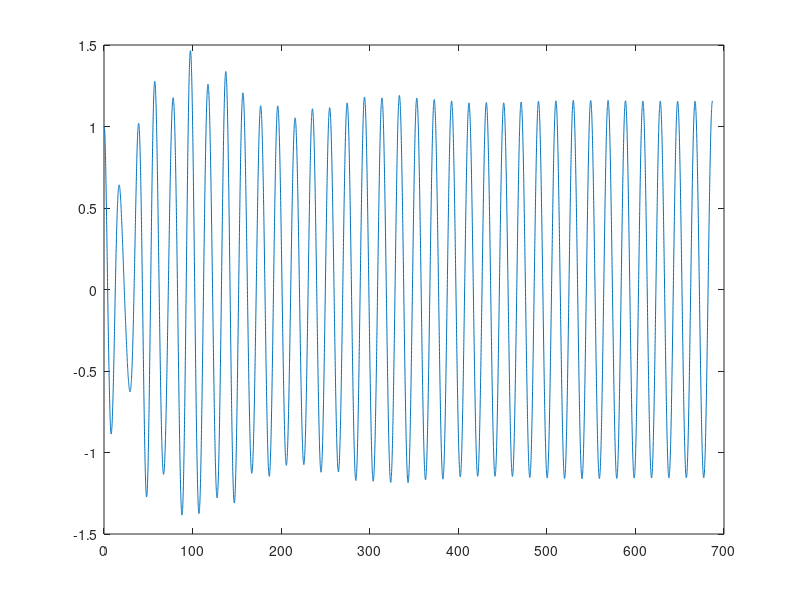

Recreate this plot in MATLAB.
clear all
close all
clc

K = [4.92 -4.8 0 0 0; -4.8 32 8 0 0; 0 8 48 -4.8 8; 0 0 -4.8 1.92 -4.8; 0 0 8 -4.8 16]
M = [21.5714 -3.9286 0 0 0; -3.9286 7.1429 -2.6786 0 0; 
    0 -2.6786 10.7143 2.3214 -2.6786; 0 0 2.3214 5.5714 -3.9286; 0 0 -2.6786 -3.9286 3.5714]

[eigenVectors, eigenValues] = eig(K,M)
omega_n = sqrt(diag(eigenValues))

numDofs = size(K);
temporary_mass_matrix = transpose(eigenVectors)*M*eigenVectors;
massNormalized_eigenVectors = zeros(numDofs);
for i = 1:numDofs(1)
    massNormalized_eigenVectors(:,i) = eigenVectors(:,i)/temporary_mass_matrix(i,i);
end

%calculate the displacement normalized eigenvectors
dispNormalized_eigVecs = zeros(numDofs);
for i = 1:numDofs(1)
    dispNormalized_eigVecs(:,i) = eigenVectors(:,i)/eigenVectors(i,i);
end
Phi = eigenVectors

K_stjerne = transpose(Phi)*K*Phi
M_stjerne = transpose(Phi)*M*Phi

xi_1 = 0.03;
xi_3 = 0.05;

omega_1 = omega_n(1);
omega_3 = omega_n(3);

Dampingratiovector = [xi_1; xi_3];
Naturalfrequency = 0.5* [1/omega_1 omega_1; 1/omega_3 omega_3];
koeffisienter = inv(Naturalfrequency) * Dampingratiovector
C_stjerne = koeffisienter(1)*M_stjerne + koeffisienter(2)*K_stjerne


P_0 = [1; 1; 1; 1; 1];
P_0_stjerne = transpose(Phi)*P_0


u_0 = [1; 0; 0; 0; 0];
u_0_dot = [0; 0; 0; 0; 0];

y_0 = inv(Phi)*u_0;
y_0_dot = inv(Phi)*u_0_dot;

numDofs = size(K_stjerne);

%Obtain the damping ratio in each mode from the Rayleigh damping:

xis = zeros(1,numDofs(1));
for i = 1:numDofs(1)
    xis(i) = C_stjerne(i,i) / (2*M_stjerne(i,i)* omega_n(i));
end

%Calculate the contribution from all modes:
% Both h and p solution
omega_0 = 0.32 

timelength = 10000;
t = linspace(0,2*pi/omega_0*35, timelength);
%create a matrix of correct shape to store our modal solutions:

y = zeros([numDofs(1), timelength]);
for i=1:numDofs
    beta =  omega_0 / omega_n(i);
    D = 1/sqrt((1-beta^2)^2 + (2*xis(i)*beta)^2);
    theta = atan2(2*xis(i)*beta, 1-beta^2);
    y_p = P_0_stjerne(i)/K_stjerne(i,i)*D*cos(omega_0*t - theta);
    omega_D = omega_n(i)*sqrt(1-xis(i)^2);
    C_1 = y_0(i) - P_0_stjerne(i)/K_stjerne(i,i)*D*cos(-theta);
    C_2 = P_0_stjerne(i)/K_stjerne(i,i)*D*sin(-theta) + y_0_dot(i) + C_1*xis(i)*omega_n(i);
    y_h = exp(-xis(i)*omega_n(i)*t) .* (C_1*cos(omega_D*t) + C_2*sin(omega_D*t));
    
    y_mode = y_h + y_p;
    y(i,:) = y_mode;
end

r = Phi*y;
plot(t,r(1,:));

















